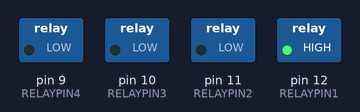
The sketch below on a simulated Arduino Uno, built with avr-gcc and run on an emulated ATmega328P. On the bench: switched loads named in the sketch (green lamp = pin HIGH).

Above: at 0.12 s.
At 0.87 s:
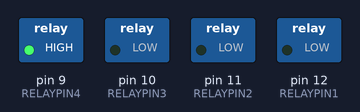
At 1.37 s:
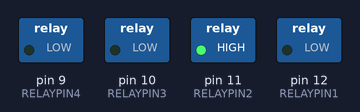
At 2.62 s:
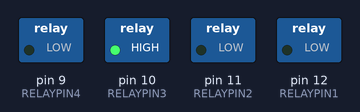
Timing chart, 0 to 3.0 s (numbered marks = the images above):
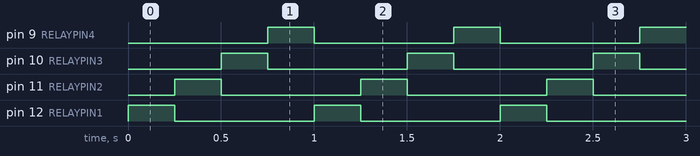

Measured:
- by itself, pin 9 (RELAYPIN4), pin 10 (RELAYPIN3), pin 11 (RELAYPIN2), pin 12 (RELAYPIN1): alternates HIGH for 0.25 s and LOW for 0.75 s
- by itself, everything shown: repeats every 1.0 s, in 4 steps

The sketch:

relay_4_test.ino
```cpp
/*
  Пример управления модулем четырех реле
  Created by Rostislav Varzar
*/

#define RELAYPIN1 12
#define RELAYPIN2 11
#define RELAYPIN3 10
#define RELAYPIN4 9

void setup() {
  // Инициализация последовательного порта
  Serial.begin(9600);
  // Инициализация выходов для реле
  pinMode(RELAYPIN1, OUTPUT);
  pinMode(RELAYPIN2, OUTPUT);
  pinMode(RELAYPIN3, OUTPUT);
  pinMode(RELAYPIN4, OUTPUT);
}

void loop() {
  // Включение реле методом бегущих огней
  digitalWrite(RELAYPIN1, HIGH);
  digitalWrite(RELAYPIN2, LOW);
  digitalWrite(RELAYPIN3, LOW);
  digitalWrite(RELAYPIN4, LOW);
  delay(250);
  digitalWrite(RELAYPIN1, LOW);
  digitalWrite(RELAYPIN2, HIGH);
  digitalWrite(RELAYPIN3, LOW);
  digitalWrite(RELAYPIN4, LOW);
  delay(250);
  digitalWrite(RELAYPIN1, LOW);
  digitalWrite(RELAYPIN2, LOW);
  digitalWrite(RELAYPIN3, HIGH);
  digitalWrite(RELAYPIN4, LOW);
  delay(250);
  digitalWrite(RELAYPIN1, LOW);
  digitalWrite(RELAYPIN2, LOW);
  digitalWrite(RELAYPIN3, LOW);
  digitalWrite(RELAYPIN4, HIGH);
  delay(250);
}
```
